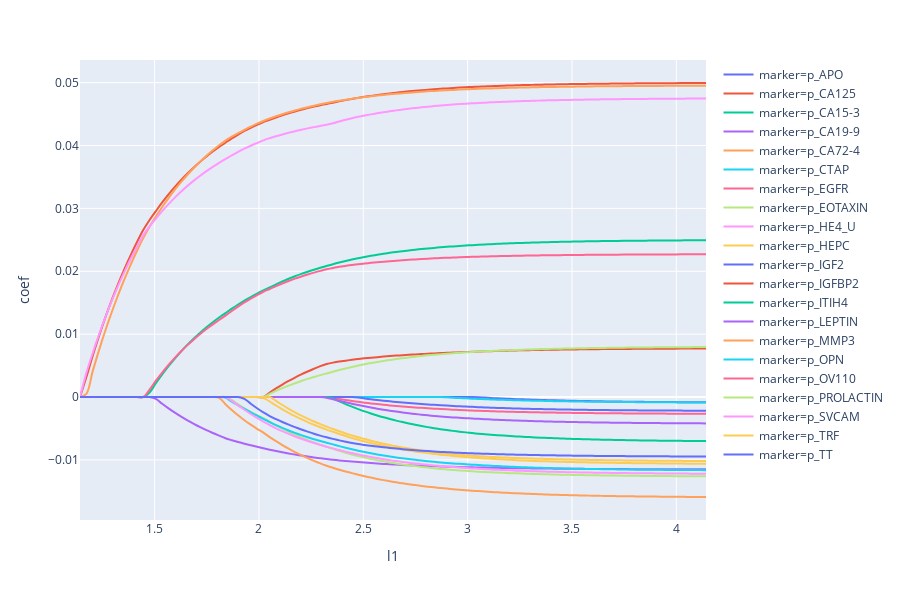

The code cell stored with this chart in its notebook:
### Code cell
alphas_lasso, coefs_lasso, _ = lasso_path(dataset[marks],
                                          dataset.Target,
                                          fit_intercept=True)
neg_log_alphas_lasso = -np.log10(alphas_lasso)
plot_ds = []
for c in range(coefs_lasso.shape[0]):
    plot_ds_ = np.hstack([neg_log_alphas_lasso[:,np.newaxis],coefs_lasso[c,:][:,np.newaxis]])
    plot_ds_ = pd.DataFrame(plot_ds_,columns=['l1','coef'])
    plot_ds_['marker'] = marks[c]
    plot_ds.append(plot_ds_)
    
plot_ds = pd.concat(plot_ds,axis=0)
px.line(plot_ds,x='l1',y='coef',color='marker',line_shape="spline", render_mode="svg")
